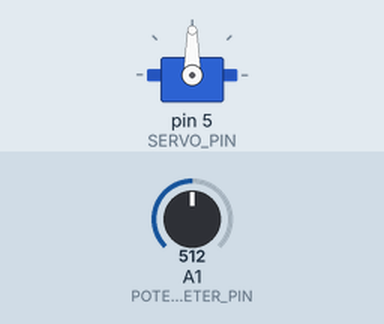
Recording of a sketch running on a simulated Arduino Uno, built with avr-gcc and run on an emulated ATmega328P. On the bench: servo. Inputs (shaded band) come from the test bench; at power-on: A1 (POTENTIOMETER_PIN) = 512. What the sketch prints to the serial monitor is not drawn.

Above: at 2.0 s.
2.1 s: A1 (POTENTIOMETER_PIN) set to 716
At 3.2 s:
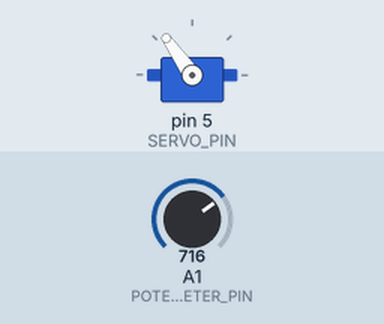
3.6 s: A1 (POTENTIOMETER_PIN) set to 900
At 4.2 s:
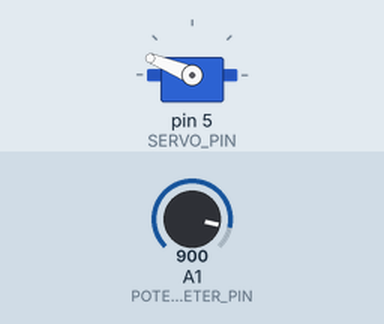
5.1 s: A1 (POTENTIOMETER_PIN) set to 1023
At 5.4 s:
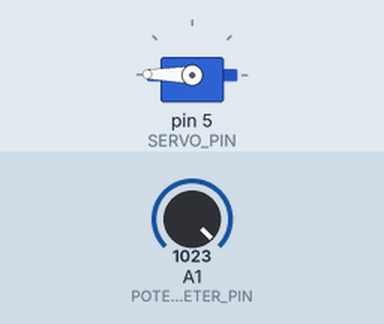
6.6 s: A1 (POTENTIOMETER_PIN) set to 306
At 7.7 s:
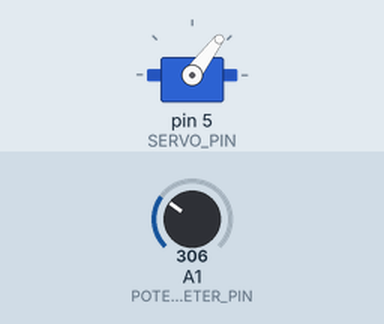
8.1 s: A1 (POTENTIOMETER_PIN) set to 122
At 8.9 s:
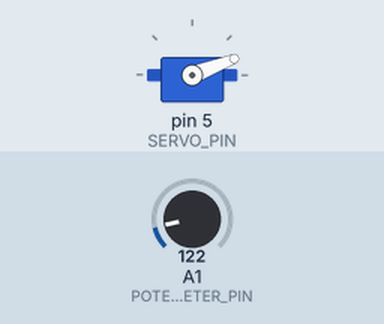
Timing chart, 0 to 10.6 s (numbered marks = the images above; inputs shaded):
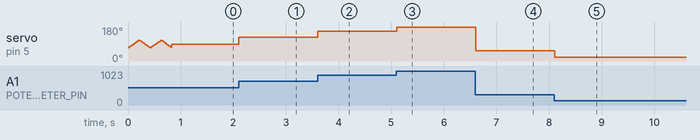

Measured:
- after the input at 2.1 s, servo on pin 5 (SERVO_PIN): 90° → 125° at once
- after the input at 3.6 s, servo on pin 5 (SERVO_PIN): 125° → 158° at once
- after the input at 5.1 s, servo on pin 5 (SERVO_PIN): 158° → 179° at once
- after the input at 6.6 s, servo on pin 5 (SERVO_PIN): 179° → 53° at once
- after the input at 8.1 s, servo on pin 5 (SERVO_PIN): 53° → 21° at once

The sketch:

UDOOGrove08_servo.ino
```cpp
#define BUTTON_PIN         2
#define POTENTIOMETER_PIN  A1

#define SERVO_PIN 5

#include <Servo.h>

Servo myservo;


void setup() {
  Serial.begin(115200);
  Serial.println("UDOO Grove Happy Lamp! Step O8: Servo");

  myservo.attach(SERVO_PIN);

  shakeHand(2);
}

void loop(){

  float pos = getPotentiometerPercentage();
  setServoPosition(pos);
  delay(5);

}


// Button methods
boolean checkButtonState(){
  return digitalRead(BUTTON_PIN);
}

// Potentiometer methods
int getPotentiometerValue(){
  int value = analogRead(POTENTIOMETER_PIN);
  return value >> 2;
}

float getPotentiometerPercentage(){
  float value = (float)analogRead(POTENTIOMETER_PIN) / 1024.0;
  return value;
}

//Servo methods
void shakeHand(int shakes){
  for(int i=0; i<shakes; i++){
    for (int pos = 70; pos <= 110; pos += 1) { // goes from 0 degrees to 180 degrees
      // in steps of 1 degree
      myservo.write(pos);              // tell servo to go to position in variable 'pos'
      delay(5);                       // waits 15ms for the servo to reach the position
    }
    for (int pos = 110; pos >= 70; pos -= 1) { // goes from 180 degrees to 0 degrees
      myservo.write(pos);              // tell servo to go to position in variable 'pos'
      delay(5);                       // waits 15ms for the servo to reach the position
    }
  }
}

void setServoPosition(float pos){
  myservo.write((int)(pos*180));
  }
```
